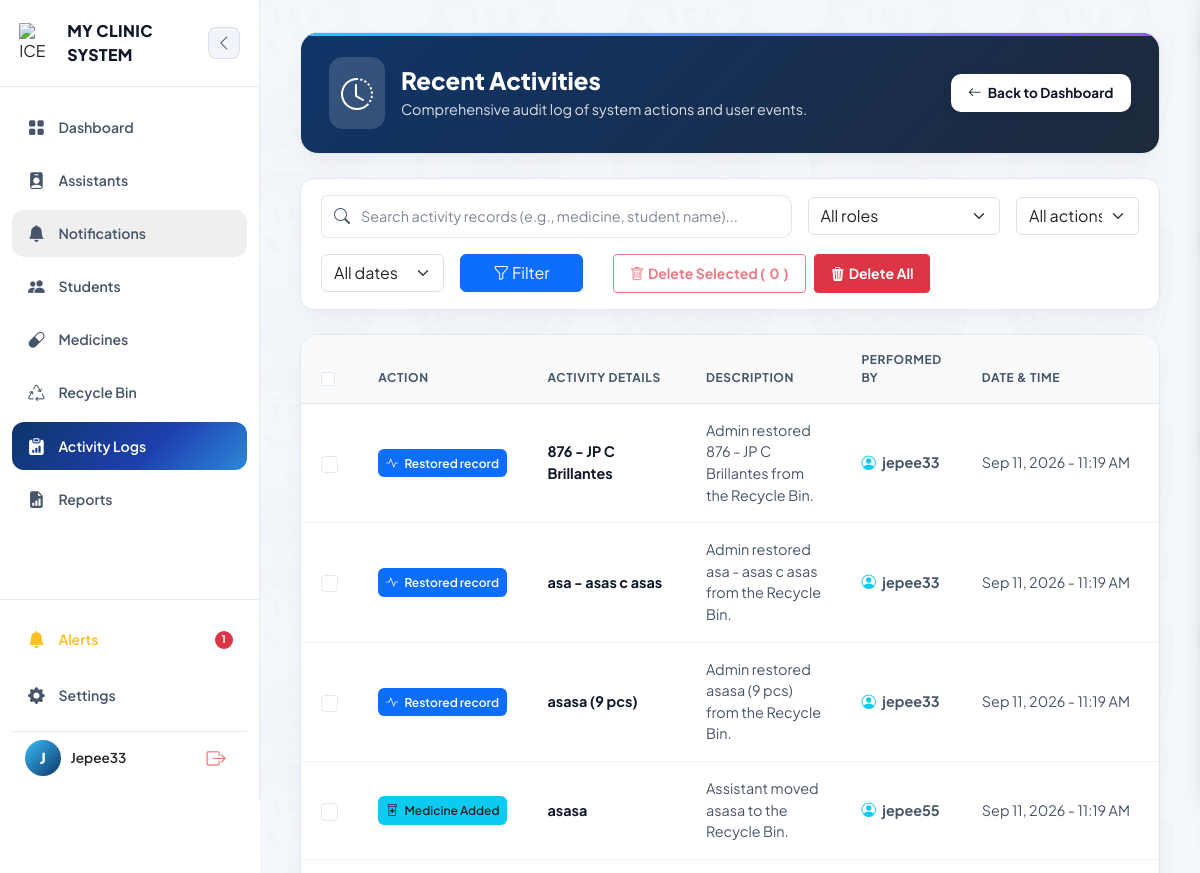
The app's page /activities/ (signed in, upper part), older data.
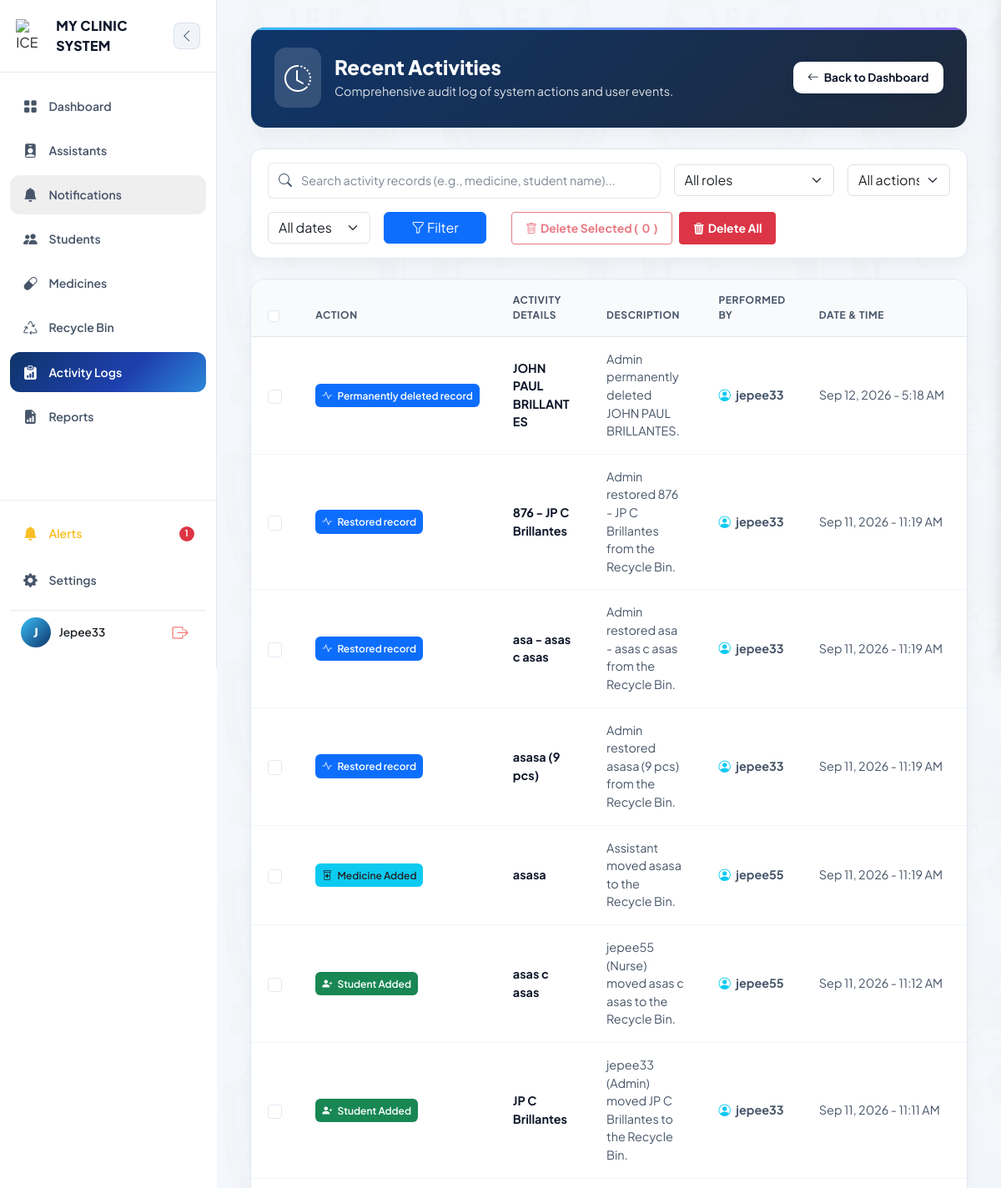
The same page, newer data.
### clinic/models.py (models this page shows, shortened)
class ActivityLog(models.Model):
    ICON_CHOICES = [
        ('student', 'Student'),
        ('medicine', 'Medicine'),
        ('nurse', 'Assistant'),
        ('details', 'Description'),
        ('dispense', 'Dispense'),
        ('other', 'Other'),
    ]
    user = models.ForeignKey(User, on_delete=models.SET_NULL, null=True, blank=True)
    category = models.CharField(max_length=20, choices=ICON_CHOICES, default='other')
    action = models.CharField(max_length=200, help_text="hal. 'New student registered'")
    details = models.CharField(max_length=255, blank=True, help_text="hal. 'Juan Dela Cruz added'")
    description = models.TextField(blank=True, null=True, help_text="Kumpletong detalye ng aktibidad")
    role = models.CharField(max_length=20, blank=True)
    module = models.CharField(max_length=50, blank=True)
    status = models.CharField(max_length=20, default='success')
    ip_address = models.GenericIPAddressField(null=True, blank=True)
    timestamp = models.DateTimeField(auto_now_add=True)
    is_deleted = models.BooleanField(default=False)
    deleted_at = models.DateTimeField(null=True, blank=True)
    deleted_by = models.ForeignKey(User, on_delete=models.SET_NULL, null=True, blank=True, related_name='activity_logs_moved_to_recycle_bin')
    class Meta:
        ordering = ['-timestamp']

### clinic/views/dashboard.py (the view)
# urls.py: path('activities/', views.activity_log_list, name='activity_log_list'),
@login_required
@role_required('admin')
def activity_log_list(request):
    query = request.GET.get('q', '').strip()
    role_filter = request.GET.get('role', '').strip()
    action_filter = request.GET.get('action', '').strip()
    date_filter = request.GET.get('date', '').strip()
    activities = ActivityLog.objects.filter(is_deleted=False).select_related('user').order_by('-timestamp')
    if query:
        activities = activities.filter(models.Q(action__icontains=query) | models.Q(details__icontains=query) | models.Q(description__icontains=query) | models.Q(user__username__icontains=query))
    if role_filter:
        activities = activities.filter(role__iexact=role_filter)
    if action_filter:
        activities = activities.filter(action__icontains=action_filter)
    if date_filter == 'today':
        activities = activities.filter(timestamp__date=datetime.today().date())
    elif date_filter == 'last7':
        activities = activities.filter(timestamp__gte=datetime.now() - timedelta(days=7))
    elif date_filter == 'last30':
        activities = activities.filter(timestamp__gte=datetime.now() - timedelta(days=30))
    return render(request, 'clinic/auth/activity_log_list.html', {'activities': activities[:150], 'query': query, 'selected_role': role_filter, 'selected_action': action_filter, 'selected_date': date_filter})

### clinic/models.py (called while the page is built)
    @property
    def is_low_stock(self):
        return self.quantity_in_stock <= self.low_stock_threshold

### clinic/templates/clinic/auth/activity_log_list.html (shortened to what the changed rows need)
{% extends "clinic/base.html" %}
{% load static %}
{% block content %}
<link rel="stylesheet" href="https://cdnjs.cloudflare.com/ajax/libs/animate.css/4.1.1/animate.min.css" />
<link rel="stylesheet" href="https://cdn.jsdelivr.net/npm/bootstrap-icons@1.11.1/font/bootstrap-icons.css">
<div class="cms-container">
    <div class="dashboard-hero-card mb-4 d-flex justify-content-between align-items-center flex-wrap gap-3 ">
        <div class="d-flex align-items-center gap-3">
            <div>
                <h1 class="hero-title">Recent Activities</h1>
            </div>
        </div>
    </div>
    <form method="POST" action="{% url 'delete_selected_activities' %}" id="batchDeleteForm">
        <div class="activity-table-wrapper table-responsive">
            <table class="table activity-table align-middle m-0">
                <thead>
                    <tr>
                        <th style="width: 45px;">
                            <input class="form-check-input" type="checkbox" id="selectAllDesktop">
                        </th>
                        <th style="width: 18%;">Action</th>
                        <th style="width: 27%;">Activity Details</th>
                        <th style="width: 22%;">Description</th>
                        <th style="width: 14%;">Performed By</th>
                        <th style="width: 14%;">Date &amp; Time</th>
                    </tr>
                </thead>
                <tbody>
                    {% for activity in activities %}
                    <tr>
                        <td>
                            <input class="form-check-input activity-checkbox desktop-cb" type="checkbox" name="activity_ids" value="{{ activity.id }}">
                        </td>
                        <td>
                            {% if "dispensed" in activity.action|lower or "dispense" in activity.action|lower %}
                                <span class="badge bg-warning text-dark px-2 py-2 fw-semibold" style="font-size: 0.75rem; border-radius: 6px;">
                                    <i class="bi bi-capsule me-1"></i> Medicine Dispensed
                                </span>
                            {% elif "student" in activity.action|lower or "registered" in activity.action|lower %}
                                <span class="badge bg-success text-white px-2 py-2 fw-semibold" style="font-size: 0.75rem; border-radius: 6px;">
                                    <i class="bi bi-person-plus-fill me-1"></i> Student Added
                                </span>
                            {% elif "medicine added" in activity.action|lower or "medicine" in activity.action|lower %}
                                <span class="badge bg-info text-dark px-2 py-2 fw-semibold" style="font-size: 0.75rem; border-radius: 6px;">
                                    <i class="bi bi-prescription2 me-1"></i> Medicine Added
                                </span>
                            {% else %}
                                <span class="badge bg-primary text-white px-2 py-2 fw-semibold" style="font-size: 0.75rem; border-radius: 6px;">
                                    <i class="bi bi-activity me-1"></i> {{ activity.action|default:"System Event"|truncatewords:3 }}
                                </span>
                            {% endif %}
                        </td>
                        <td class="fw-bold" style="color: var(--text-primary); word-break: break-word;">
                            {% if activity.details %}{{ activity.details }}{% else %}{{ activity }}{% endif %}
                        </td>
                        <td style="color: var(--text-secondary); word-break: break-word;">
                            {% if activity.description %}
                                {{ activity.description }}
                            {% elif activity.details %}
                                {{ activity.details }}
                            {% else %}
                                <span class="text-muted">—</span>
                            {% endif %}
                        </td>
                        <td style="color: var(--text-secondary); white-space: nowrap;">
                            <i class="bi bi-person-circle me-1 text-info"></i>
                            <strong>
                                {% if activity.user %}
                                    {{ activity.user.get_full_name|default:activity.user.username }}
                                {% else %}
                                    System
                                {% endif %}
                            </strong>
                        </td>
                        <td style="color: var(--text-secondary); white-space: nowrap;">
                            {{ activity.timestamp|date:"M d, Y - g:i A"|default:"—" }}
                        </td>
                    </tr>
                    {% endfor %}
                </tbody>
            </table>
        </div>
    </form>
</div>
{% endblock %}

Row changes from the older to the newer data that the page shows:
added ActivityLog: action "Permanently deleted record", details "JOHN PAUL BRILLANTES", description "Admin permanently deleted JOHN PAUL BRILLANTES.", user.get_full_name "jepee33", timestamp "Sep 12, 2026 - 5:18 AM"
now on this page (row unchanged): ActivityLog: shows "Student Added", details "asas c asas", description "jepee55 (Nurse) moved asas c asas to the Recycle Bin.", user.get_full_name "jepee55", timestamp "Sep 11, 2026 - 11:12 AM"
now on this page (row unchanged): ActivityLog: shows "Student Added", details "JP C Brillantes", description "jepee33 (Admin) moved JP C Brillantes to the Recycle Bin.", user.get_full_name "jepee33", timestamp "Sep 11, 2026 - 11:11 AM"
